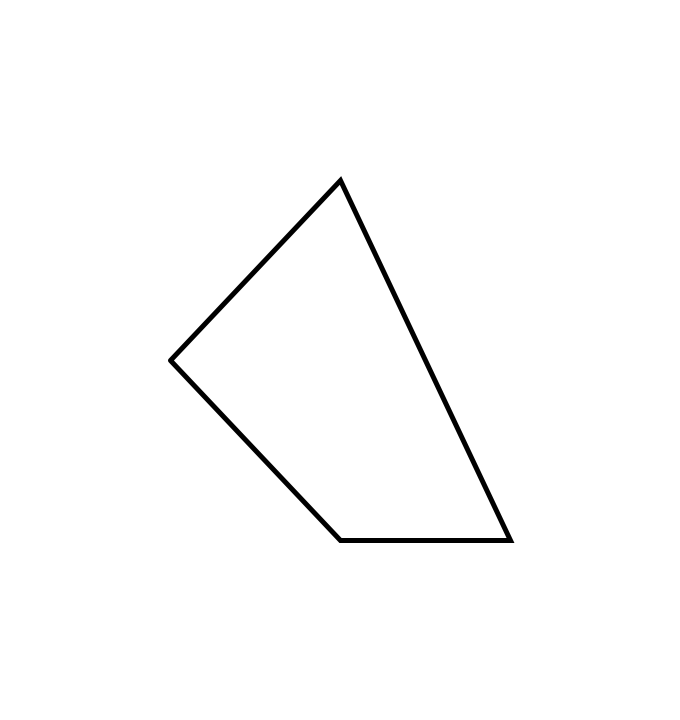
Frame 1 (no input)
Frame 60 (the mouse pressed at the canvas centre just before this capture): identical to frame 1, image omitted
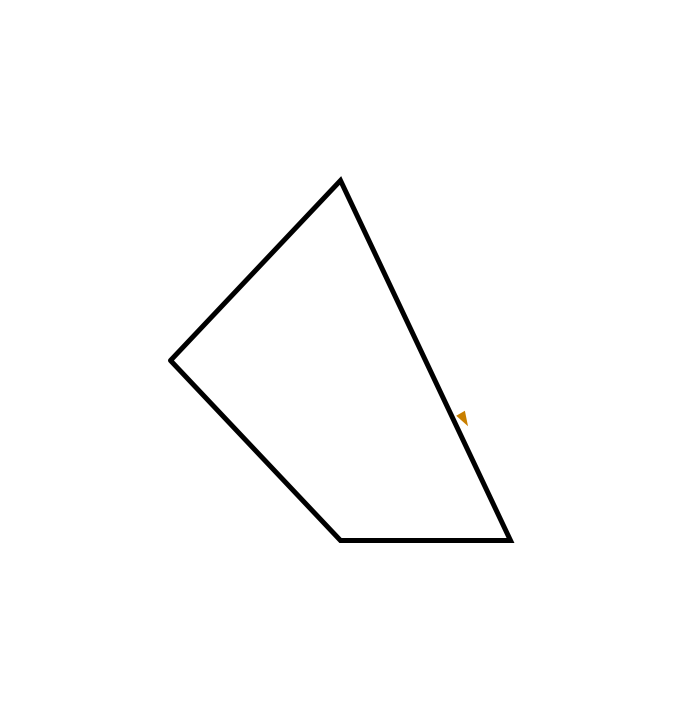
Frame 120 (the mouse held since frame 60 and released just before this capture)

The Processing sketch that drew these frames (run headless with seeded random() and noise(); from frame 60 on, the mouse is pressed at the canvas centre):

// Processing sketch: PathFollowingAutonomousAgent
// ── PathFollowingAutonomousAgent.pde
// Silly compare path algorithm

ArrayList<Vehicle> vehi;

boolean debug = true;
Path p;


void setup() {
  size(680, 720);
  smooth();

  vehi = new ArrayList<Vehicle>();
  //vehi.add(new Vehicle(width/2, height/2));
  
  p = new Path();
  //for(int i = 0; i<= 100 ; i++){
  //  p.addPoint( i * width/100, random(height/200) + height/2); 
  //}
  
  p.addPoint(width/4, height/2);
  p.addPoint(width/2, 1* height/4);
  p.addPoint(3*width/4, 3* height/4);
  p.addPoint(width/2, 3 * height/4);
  p.addPoint(width/4, height/2);
}

void draw() {
  if(debug){
  background(255);
  p.display();
  
  for(Vehicle i : vehi){
    i.follow(p);
    i.seperate(vehi);
    i.update();
    i.borderCheck();
    i.display();
  }
  }
}

void keyPressed(){
  debug = !debug;
}

void mousePressed(){
  vehi.add(new Vehicle(mouseX, mouseY));
}

// ── Path.pde
class Path {

  ArrayList<PVector> points;
  float r;

  Path() {
    r = 20;
    points = new ArrayList<PVector>();
  }

  void addPoint(float x, float y) {
    points.add(new PVector(x, y));
  }

  void display() {
    stroke(0);
    noFill();
    strokeWeight(5);
    beginShape();
    for (PVector v : points) {
      vertex(v.x, v.y);
    }
    endShape(LINE);
  }
}

// ── Vehicle.pde
class Vehicle {
  PVector loc;
  PVector velo;
  PVector acc;
  PVector predictLoc;

  float maxSpeed;
  float maxForce;

  float r;
  float rTarget = 0;

  Vehicle(float x, float y) {
    loc = new PVector(x, y);
    velo = new PVector(random(5), random(-5, 5));
    acc = new PVector(0, 0);
    predictLoc = new PVector(x, y);

    maxSpeed = 3;
    maxForce = 0.2;

    r = 5;
  }

  void update() {
    velo.add(acc);

    velo.limit(maxSpeed);
    loc.add(velo);

    PVector predictVelo = velo.copy();
    predictLoc = loc.copy();
    predictVelo.mult(25);
    predictLoc.add(predictVelo);

    acc.mult(0);
  }

  void applyForce(PVector force) {
    acc.add(force);
  }

  void display() {
    float theta = velo.heading() - PI/2;


    pushMatrix();
    fill(200, 127, 0);
    noStroke();
    translate(loc.x, loc.y);
    rotate(theta);
    beginShape();
    vertex(0, r);
    vertex(-r, -r*2);
    vertex(r, -r*2);
    endShape(CLOSE);
    fill(154, 0, 0);
    popMatrix();
    //ellipse(predictLoc.x, predictLoc.y, 12, 12);
  }

  void seek(PVector target) {
    PVector desired = PVector.sub(target, loc);



    //float dist = target.dist(loc);
    //if (dist <= rTarget) {
    //  float speed = map(dist, 0, rTarget, 0, maxSpeed);
    //  desired.setMag(speed);
    //} else
    desired.setMag(maxSpeed);

    PVector steering = PVector.sub(desired, velo);
    steering.limit(maxForce); // Limit to maximum steering


    this.applyForce(steering);
  }

  void borderCheck() {
    if (loc.x >= width) {
      loc.x = 0 + r;
    }
    if (loc.x <= 0) {
      loc.x = width - r;
    }
    if (loc.y >= height) {
      loc.y = 0 + r;
    }
    if (loc.y <= 0) {
      loc.y = height - r;
    }
  }

  void follow(Path p) {
    PVector normal;
    PVector target = null;
    float worldRec = 100000000;

    for (int i = 0; i < p.points.size(); i++) {
      PVector a = p.points.get(i);
      PVector b = p.points.get((i+1)%p.points.size()); // Path has to wrap around
      normal = getNormalPoint(predictLoc, a, b);
      
      PVector dir = PVector.sub(b, a);
      if (normal.x < min(a.x, b.x) || normal.x > max(a.x, b.x)){
        normal = b.get();
        
        a = p.points.get((i+1)%p.points.size());
        b = p.points.get((i+2)%p.points.size());  // Path wraps around
        dir = PVector.sub(b, a);
      }

      float dist = PVector.sub(normal, predictLoc).mag();
      if (dist < worldRec)
      {
        worldRec = dist;
        target = normal;

        PVector add;
        add = dir.get();
        add.normalize();
        add.mult(25);
        target.add(add);
      }
    }
    if (worldRec > p.r) {
      //fill(50, 0, 0);
      //ellipse(target.x, target.y, 20, 20);

      seek(target);
    } else {
      //fill(255, 0, 0);
      //ellipse(target.x, target.y, 20, 20);
    }
    //stroke(0, 100);
    //line(predictLoc.x, predictLoc.y, target.x, target.y);
  }

  PVector getNormalPoint(PVector p, PVector a, PVector b) {
    PVector pa = PVector.sub(p, a);
    PVector ba = PVector.sub(b, a);

    ba.normalize();
    ba.mult(ba.dot(pa));

    ba.add(a); // translate ba to where point a is

    return ba;
  }
  
  void seperate(ArrayList<Vehicle> vehilcles) {
    float desiredSep = 40;

    PVector sum = new PVector();
    int count = 0;
    for (Vehicle other : vehilcles) {
      float d = PVector.sub(loc, other.loc).mag();

      if (d > 0 && d < desiredSep) {
        PVector diff = PVector.sub(loc, other.loc);
        diff.normalize(); // why normalizing?
        diff.div(d);
        sum.add(diff);
        count++;
      }
    }
    if (count > 0) {
      sum.div(count);
      
      sum.setMag(maxSpeed);
      
      PVector steer = PVector.sub(sum, velo);
      steer.limit(maxForce);
      
      applyForce(steer);
    }

    
  }
}
